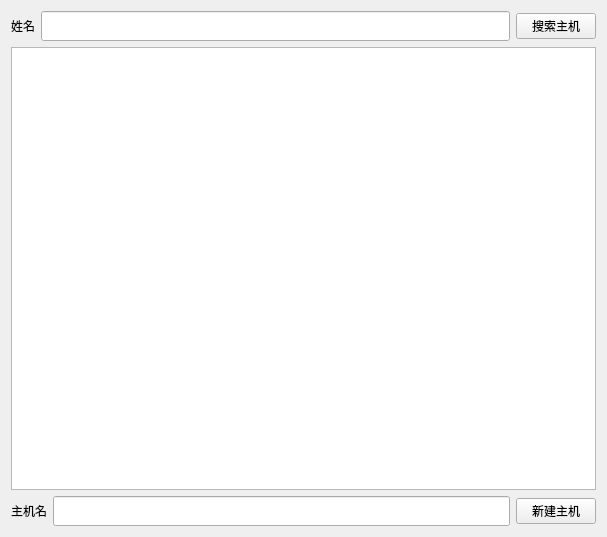
<?xml version="1.0" encoding="UTF-8"?>
<ui version="4.0">
 <class>Login</class>
 <widget class="QWidget" name="Login">
  <property name="geometry">
   <rect>
    <x>0</x>
    <y>0</y>
    <width>607</width>
    <height>537</height>
   </rect>
  </property>
  <property name="windowTitle">
   <string>Form</string>
  </property>
  <layout class="QGridLayout" name="gridLayout">
   <item row="0" column="0">
    <layout class="QHBoxLayout" name="horizontalLayout">
     <item>
      <widget class="QLabel" name="label">
       <property name="text">
        <string>姓名</string>
       </property>
      </widget>
     </item>
     <item>
      <widget class="QLineEdit" name="name">
       <property name="minimumSize">
        <size>
         <width>0</width>
         <height>30</height>
        </size>
       </property>
       <property name="text">
        <string/>
       </property>
      </widget>
     </item>
     <item>
      <widget class="QPushButton" name="search">
       <property name="text">
        <string>搜索主机</string>
       </property>
      </widget>
     </item>
    </layout>
   </item>
   <item row="1" column="0">
    <widget class="QTableWidget" name="tableWidget"/>
   </item>
   <item row="2" column="0">
    <layout class="QHBoxLayout" name="horizontalLayout_2">
     <item>
      <widget class="QLabel" name="label_2">
       <property name="text">
        <string>主机名</string>
       </property>
      </widget>
     </item>
     <item>
      <widget class="QLineEdit" name="lineEdit">
       <property name="minimumSize">
        <size>
         <width>0</width>
         <height>30</height>
        </size>
       </property>
      </widget>
     </item>
     <item>
      <widget class="QPushButton" name="create">
       <property name="text">
        <string>新建主机</string>
       </property>
      </widget>
     </item>
    </layout>
   </item>
  </layout>
 </widget>
 <resources/>
 <connections/>
</ui>
